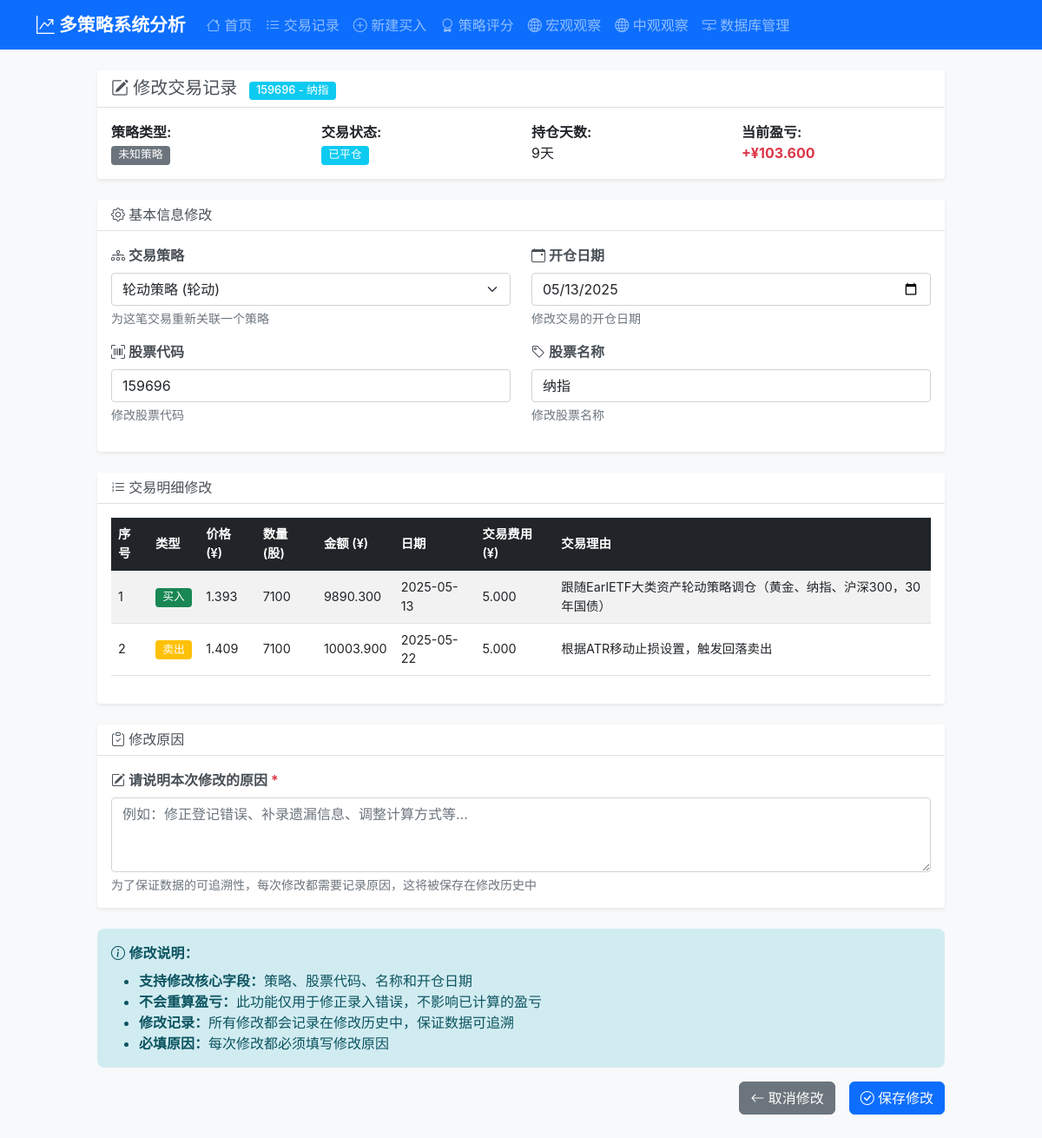
/edit_trade/10, run on an earlier commit of the app's database.
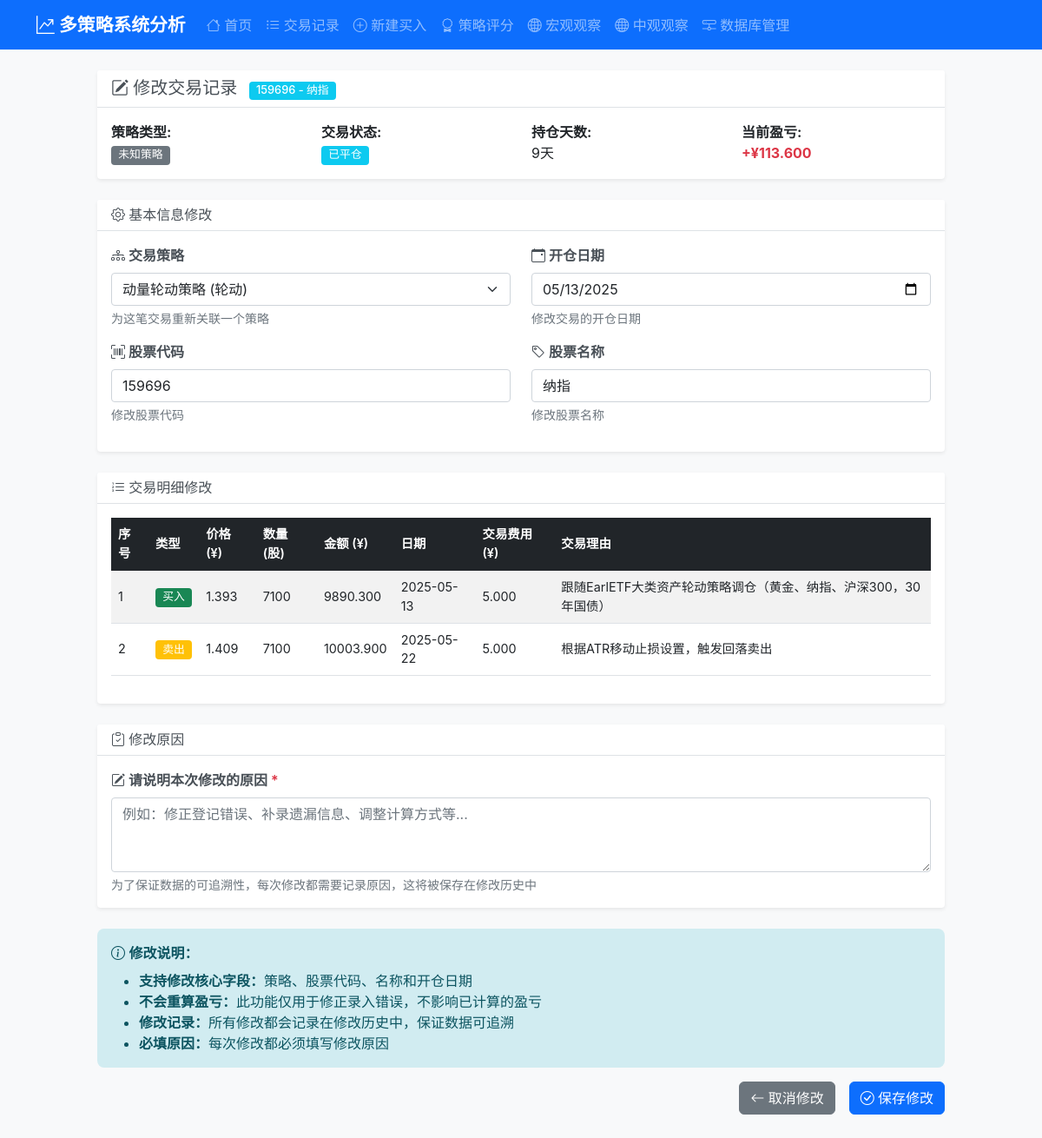
And on a later commit of the database.
### tables this page shows
CREATE TABLE trades (
                id INTEGER PRIMARY KEY AUTOINCREMENT,
                symbol_code TEXT NOT NULL,
                symbol_name TEXT NOT NULL,
                open_date DATE NOT NULL,
                close_date DATE,
                status TEXT DEFAULT 'open',  -- open: 持仓中, closed: 已平仓
                total_buy_amount DECIMAL(15,3) DEFAULT 0,
                total_buy_quantity INTEGER DEFAULT 0,
                total_sell_amount DECIMAL(15,3) DEFAULT 0,
                total_sell_quantity INTEGER DEFAULT 0,
                remaining_quantity INTEGER DEFAULT 0,
                total_profit_loss DECIMAL(15,3) DEFAULT 0,
                total_profit_loss_pct DECIMAL(8,4) DEFAULT 0,
                holding_days INTEGER DEFAULT 0,
                created_at TIMESTAMP DEFAULT CURRENT_TIMESTAMP,
                updated_at TIMESTAMP DEFAULT CURRENT_TIMESTAMP
            , strategy TEXT DEFAULT "trend", trade_log TEXT, deleted_at TIMESTAMP, deleted_reason TEXT, strategy_id INTEGER, is_deleted INTEGER DEFAULT 0, delete_date TIMESTAMP, delete_reason TEXT, operator_note TEXT, total_gross_profit DECIMAL(15,3) DEFAULT 0, total_net_profit DECIMAL(15,3) DEFAULT 0, total_net_profit_pct DECIMAL(8,4) DEFAULT 0, total_buy_fees DECIMAL(15,3) DEFAULT 0, total_sell_fees DECIMAL(15,3) DEFAULT 0, total_fees DECIMAL(15,3) DEFAULT 0, total_fee_ratio_pct DECIMAL(8,4) DEFAULT 0);

### routes/trading_routes.py (the view, shortened to what this page needs)
@trading_bp.route('/edit_trade/<int:trade_id>', methods=['GET', 'POST'])
def edit_trade(trade_id):
    try:
        trading_service = TradingService(current_app.db_service)
        strategy_service = StrategyService(current_app.db_service)
        trade = trading_service.get_trade_by_id(trade_id, include_deleted=True)
        if not trade:
            return redirect(url_for('trading.trades'))
        if trade.get('is_deleted'):
            return redirect(url_for('trading.trades'))
        if request.method == 'GET':
            strategies_raw = strategy_service.get_all_strategies(return_dto=True)
            strategies = dto_list_to_dicts(strategies_raw)
            details = dto_list_to_dicts(trading_service.get_trade_details(trade_id, return_dto=True))
            strategies_dict = {s['id']: s['name'] for s in strategies}
            return render_template(
                'edit_trade.html',
                trade=trade,
                details=details,
                strategies_data=strategies,
                strategies_dict=strategies_dict,
            )
    except Exception as e:
        current_app.logger.error(f"编辑交易失败: {str(e)}")
        return redirect(url_for('trading.trades'))

### services/database_service.py (called while the page is built)
    def execute_query(self, query: str, params: tuple = (), fetch_one: bool = False, fetch_all: bool = True) -> Any:
        with self.get_connection() as conn:
            cursor = conn.cursor()
            cursor.execute(query, params)
            if query.strip().upper().startswith(('INSERT', 'UPDATE', 'DELETE')):
                conn.commit()
            if fetch_one:
                return cursor.fetchone()
            elif fetch_all:
                return cursor.fetchall()
            else:
                return cursor.lastrowid

### services/mappers.py (called while the page is built)
def to_dict_dataclass(obj) -> Dict[str, Any]:
    try:
        return asdict(obj)
    except Exception:
        return dict(obj)  # fallback

def dto_list_to_dicts(items: Iterable[Any]) -> List[Dict[str, Any]]:
    out: List[Dict[str, Any]] = []
    for it in items:
        out.append(to_dict_dataclass(it))
    return out

### templates/edit_trade.html (shortened to what the changed rows need)
{% extends "base.html" %}
{% block content %}
    <div class="row justify-content-center">
        <div class="col-lg-10">
            <div class="card mb-4">
                <div class="card-header">
                    <h5 class="card-title mb-0">
                        <i class="bi bi-pencil-square"></i> 修改交易记录
                        <span class="badge bg-info ms-2">{{ trade.symbol_code }} - {{ trade.symbol_name }}</span>
                    </h5>
                </div>
                <div class="card-body">
                    <div class="row">
                        <div class="col-md-3">
                            <strong>策略类型:</strong>
                            <br>
                            {% if trade.strategy_id %}
                                <span class="badge bg-secondary">{{ strategies_dict.get(trade.strategy_id|string, '未知策略') }}</span>
                            {% else %}
                                <span class="badge bg-secondary">{{ strategies_dict.get('1', '趋势跟踪策略') }}</span>
                            {% endif %}
                        </div>
                        <div class="col-md-3">
                            <strong>交易状态:</strong>
                            <br>
                            <span class="badge bg-info">已平仓</span>
                        </div>
                        <div class="col-md-3">
                            <strong>持仓天数:</strong>
                            <br>
                            {{ trade.holding_days }}天
                        </div>
                        <div class="col-md-3">
                            <strong>当前盈亏:</strong>
                            <br>
                            {% if trade.total_profit_loss > 0 %}
                                <span class="fw-bold text-danger">+¥{{ "%.3f"|format(trade.total_profit_loss) }}</span>
                            {% elif trade.total_profit_loss < 0 %}
                                <span class="fw-bold text-success">-¥{{ "%.3f"|format((trade.total_profit_loss | abs) ) }}</span>
                            {% else %}
                                <span class="fw-bold text-muted">¥0.000</span>
                            {% endif %}
                        </div>
                    </div>
                </div>
            </div>
            <form method="POST" class="needs-validation" novalidate>
                <div class="card mb-4">
                    <div class="card-body">
                        <div class="row">
                            <div class="col-md-6 mb-3">
                                <label for="strategy_id" class="form-label">
                                    <i class="bi bi-diagram-3"></i> 交易策略
                                </label>
                                <select class="form-select" id="strategy_id" name="strategy_id">
                                    {% for strategy in strategies_data %}
                                        <option value="{{ strategy.id }}" {{ 'selected' if (trade.strategy_id and trade.strategy_id == strategy.id) or (not trade.strategy_id and strategy.id == 1) else '' }}>
                                            {{ strategy.name }}
                                            {% if strategy.tags %}({{ strategy.tags|join(", ") }}){% endif %}
                                        </option>
                                    {% endfor %}
                                </select>
                                <div class="form-text">为这笔交易重新关联一个策略</div>
                            </div>
                            <div class="col-md-6 mb-3">
                                <label for="open_date" class="form-label">
                                    <i class="bi bi-calendar-event"></i> 开仓日期
                                </label>
                                <input type="date"
                                       class="form-control"
                                       id="open_date"
                                       name="open_date"
                                       value="{{ trade.open_date }}">
                                <div class="form-text">修改交易的开仓日期</div>
                            </div>
                        </div>
                        <div class="row">
                            <div class="col-md-6 mb-3">
                                <label for="symbol_code" class="form-label">
                                    <i class="bi bi-upc-scan"></i> 股票代码
                                </label>
                                <input type="text"
                                       class="form-control"
                                       id="symbol_code"
                                       name="symbol_code"
                                       value="{{ trade.symbol_code }}"
                                       required>
                                <div class="form-text">修改股票代码</div>
                            </div>
                            <div class="col-md-6 mb-3">
                                <label for="symbol_name" class="form-label">
                                    <i class="bi bi-tag"></i> 股票名称
                                </label>
                                <input type="text"
                                       class="form-control"
                                       id="symbol_name"
                                       name="symbol_name"
                                       value="{{ trade.symbol_name }}"
                                       required>
                                <div class="form-text">修改股票名称</div>
                            </div>
                        </div>
                    </div>
                </div>
                <div class="card mb-4">
                    <div class="card-body">
                        <div class="table-responsive">
                            <table class="table table-striped">
                                <thead class="table-dark">
                                    <tr>
                                        <th>序号</th>
                                        <th>类型</th>
                                        <th>价格 (¥)</th>
                                        <th>数量 (股)</th>
                                        <th>金额 (¥)</th>
                                        <th>日期</th>
                                        <th>交易费用 (¥)</th>
                                        <th>交易理由</th>
                                    </tr>
                                </thead>
                            </table>
                        </div>
                    </div>
                </div>
            </form>
        </div>
    </div>
{% endblock %}

What changed in the data, as far as the page shows it:
changed trades "纳指": total_profit_loss "103.600" → "113.600"
Also different on the page:
form field strategy_id: "轮动策略 (轮动)" → "动量轮动策略 (轮动)"
